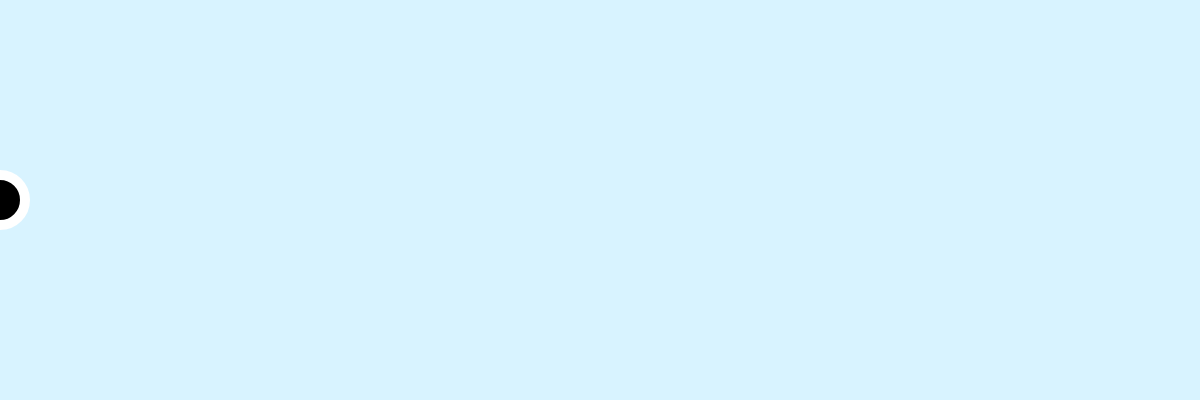
Frame 1 (no input)
Frame 60 (no input): identical to frame 1, image omitted
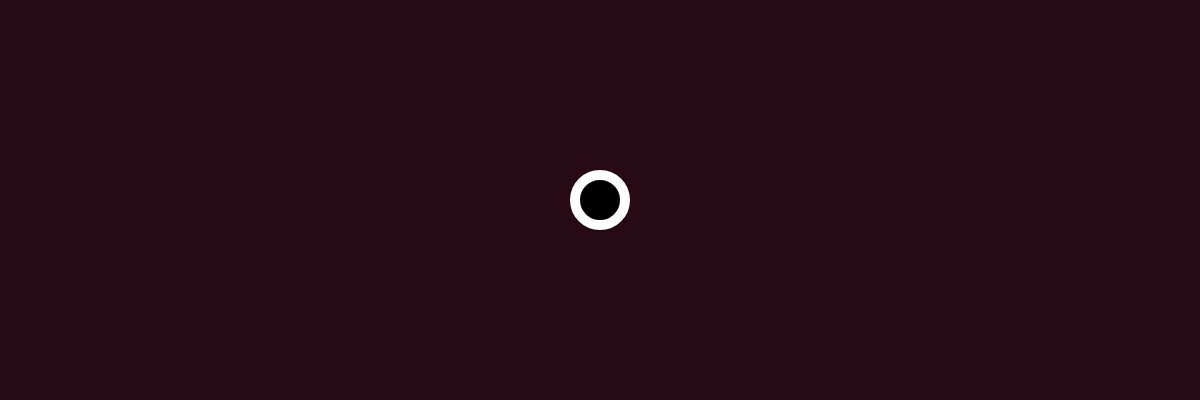
Frame 120 (the mouse pressed at the canvas centre since frame 60)

The p5.js sketch that drew these frames (run headless with seeded random() and noise() and a simulated clock; from frame 60 on, the mouse is pressed at the canvas centre):

// p5.js sketch
// ── sketch.js

var r = 0;
var g = 50;
var b=255;

// INITIALIZE ALL YOUR VARIABLES
// Ideally you would create 3 variables. red blue green or r, g, b


function setup(){

  createCanvas(1200,400);
}


function draw(){
  
  r = map(mouseX, 200, 23,157, 209);
  g = map(mouseX, 200, 34,165,230);
  b = map(mouseX, 200, 10,179,254);
  
  background(r,g,b);

  stroke("white");
  strokeWeight(10);
  fill("black");
  ellipse(mouseX, 200, 50,50);

  // change the value of Red based on the mouse movement about the X axis
  // change the value of Green based on the mouse movement about the X axis
  // change the value of Blue based on the mouse movement about the X axis

  // Use the map() function to do so. 

  // Pass the values to the background() function you have learnt previously.

  // Create an ellipse that will move around with you mouse about the X axis.
  // Remember to fill the canvas with white paint before creating the ellipse.
}
